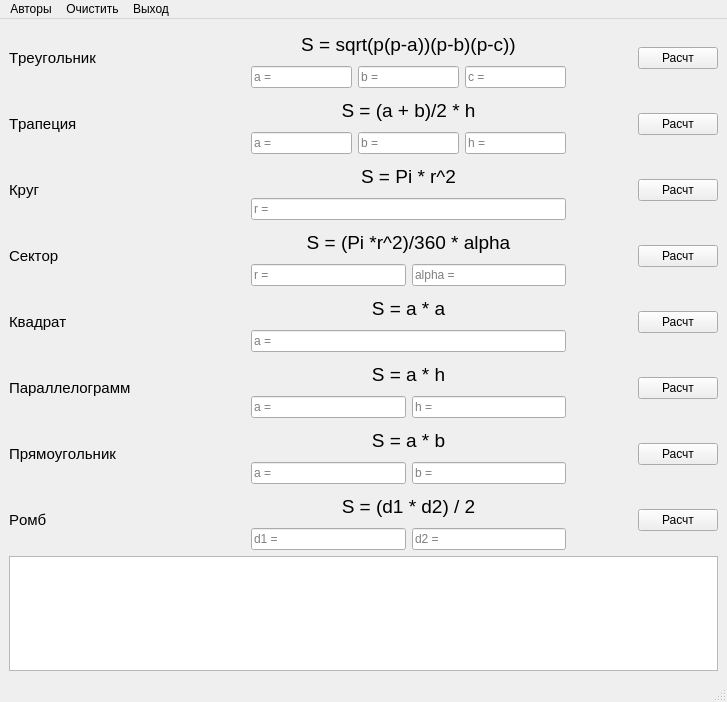
<?xml version="1.0" encoding="UTF-8"?>
<ui version="4.0">
 <class>MainWindow</class>
 <widget class="QMainWindow" name="MainWindow">
  <property name="geometry">
   <rect>
    <x>0</x>
    <y>0</y>
    <width>727</width>
    <height>702</height>
   </rect>
  </property>
  <property name="sizePolicy">
   <sizepolicy hsizetype="MinimumExpanding" vsizetype="Preferred">
    <horstretch>0</horstretch>
    <verstretch>0</verstretch>
   </sizepolicy>
  </property>
  <property name="windowTitle">
   <string>MainWindow</string>
  </property>
  <property name="inputMethodHints">
   <set>Qt::ImhNone</set>
  </property>
  <widget class="QWidget" name="centralwidget">
   <property name="sizePolicy">
    <sizepolicy hsizetype="Expanding" vsizetype="Expanding">
     <horstretch>0</horstretch>
     <verstretch>0</verstretch>
    </sizepolicy>
   </property>
   <property name="autoFillBackground">
    <bool>false</bool>
   </property>
   <layout class="QVBoxLayout" name="verticalLayout_11">
    <item>
     <layout class="QVBoxLayout" name="verticalLayout_4" stretch="10,10,10,10,10,10,10,10">
      <property name="sizeConstraint">
       <enum>QLayout::SetFixedSize</enum>
      </property>
      <item>
       <layout class="QHBoxLayout" name="horizontalLayout_10" stretch="30,40,0,0">
        <item>
         <widget class="QLabel" name="label_25">
          <property name="font">
           <font>
            <family>Arial</family>
            <pointsize>11</pointsize>
            <kerning>false</kerning>
           </font>
          </property>
          <property name="text">
           <string>Треугольник</string>
          </property>
          <property name="textFormat">
           <enum>Qt::AutoText</enum>
          </property>
          <property name="alignment">
           <set>Qt::AlignLeading|Qt::AlignLeft|Qt::AlignVCenter</set>
          </property>
         </widget>
        </item>
        <item>
         <layout class="QVBoxLayout" name="verticalLayout_2">
          <item>
           <widget class="QLabel" name="label_26">
            <property name="font">
             <font>
              <family>Arial</family>
              <pointsize>14</pointsize>
             </font>
            </property>
            <property name="text">
             <string>S = sqrt(p(p-a))(p-b)(p-c))</string>
            </property>
            <property name="alignment">
             <set>Qt::AlignCenter</set>
            </property>
           </widget>
          </item>
          <item>
           <layout class="QHBoxLayout" name="horizontalLayout">
            <item>
             <widget class="QLineEdit" name="lineEdit_2">
              <property name="inputMethodHints">
               <set>Qt::ImhDigitsOnly</set>
              </property>
              <property name="inputMask">
               <string notr="true"/>
              </property>
              <property name="text">
               <string notr="true"/>
              </property>
              <property name="maxLength">
               <number>32767</number>
              </property>
              <property name="placeholderText">
               <string>a =</string>
              </property>
             </widget>
            </item>
            <item>
             <widget class="QLineEdit" name="lineEdit_3">
              <property name="inputMethodHints">
               <set>Qt::ImhDigitsOnly</set>
              </property>
              <property name="inputMask">
               <string/>
              </property>
              <property name="text">
               <string/>
              </property>
              <property name="placeholderText">
               <string>b =</string>
              </property>
             </widget>
            </item>
            <item>
             <widget class="QLineEdit" name="lineEdit">
              <property name="inputMethodHints">
               <set>Qt::ImhDigitsOnly</set>
              </property>
              <property name="inputMask">
               <string notr="true"/>
              </property>
              <property name="text">
               <string/>
              </property>
              <property name="placeholderText">
               <string>c =</string>
              </property>
             </widget>
            </item>
           </layout>
          </item>
         </layout>
        </item>
        <item>
         <widget class="QLabel" name="label">
          <property name="minimumSize">
           <size>
            <width>60</width>
            <height>60</height>
           </size>
          </property>
          <property name="maximumSize">
           <size>
            <width>60</width>
            <height>60</height>
           </size>
          </property>
          <property name="baseSize">
           <size>
            <width>60</width>
            <height>60</height>
           </size>
          </property>
          <property name="text">
           <string/>
          </property>
          <property name="pixmap">
           <pixmap>../res/trng.jpg</pixmap>
          </property>
          <property name="scaledContents">
           <bool>true</bool>
          </property>
         </widget>
        </item>
        <item>
         <widget class="QPushButton" name="pushButton_9">
          <property name="text">
           <string>Расчт</string>
          </property>
         </widget>
        </item>
       </layout>
      </item>
      <item>
       <layout class="QHBoxLayout" name="horizontalLayout_11" stretch="30,40,0,0">
        <item>
         <widget class="QLabel" name="label_28">
          <property name="font">
           <font>
            <family>Arial</family>
            <pointsize>11</pointsize>
            <kerning>false</kerning>
           </font>
          </property>
          <property name="text">
           <string>Трапеция</string>
          </property>
          <property name="textFormat">
           <enum>Qt::AutoText</enum>
          </property>
          <property name="alignment">
           <set>Qt::AlignLeading|Qt::AlignLeft|Qt::AlignVCenter</set>
          </property>
         </widget>
        </item>
        <item>
         <layout class="QVBoxLayout" name="verticalLayout_3">
          <item>
           <widget class="QLabel" name="label_29">
            <property name="font">
             <font>
              <family>Arial</family>
              <pointsize>14</pointsize>
             </font>
            </property>
            <property name="text">
             <string>S = (a + b)/2 * h</string>
            </property>
            <property name="alignment">
             <set>Qt::AlignCenter</set>
            </property>
           </widget>
          </item>
          <item>
           <layout class="QHBoxLayout" name="horizontalLayout_2">
            <item>
             <widget class="QLineEdit" name="lineEdit_4">
              <property name="inputMethodHints">
               <set>Qt::ImhDigitsOnly</set>
              </property>
              <property name="inputMask">
               <string notr="true"/>
              </property>
              <property name="text">
               <string notr="true"/>
              </property>
              <property name="maxLength">
               <number>32767</number>
              </property>
              <property name="placeholderText">
               <string>a =</string>
              </property>
             </widget>
            </item>
            <item>
             <widget class="QLineEdit" name="lineEdit_5">
              <property name="inputMethodHints">
               <set>Qt::ImhDigitsOnly</set>
              </property>
              <property name="inputMask">
               <string/>
              </property>
              <property name="text">
               <string/>
              </property>
              <property name="placeholderText">
               <string>b =</string>
              </property>
             </widget>
            </item>
            <item>
             <widget class="QLineEdit" name="lineEdit_6">
              <property name="inputMethodHints">
               <set>Qt::ImhDigitsOnly</set>
              </property>
              <property name="inputMask">
               <string/>
              </property>
              <property name="text">
               <string/>
              </property>
              <property name="placeholderText">
               <string>h =</string>
              </property>
             </widget>
            </item>
           </layout>
          </item>
         </layout>
        </item>
        <item>
         <widget class="QLabel" name="label_2">
          <property name="minimumSize">
           <size>
            <width>60</width>
            <height>60</height>
           </size>
          </property>
          <property name="maximumSize">
           <size>
            <width>60</width>
            <height>60</height>
           </size>
          </property>
          <property name="text">
           <string/>
          </property>
          <property name="pixmap">
           <pixmap>../res/trp.png</pixmap>
          </property>
          <property name="scaledContents">
           <bool>true</bool>
          </property>
         </widget>
        </item>
        <item>
         <widget class="QPushButton" name="pushButton_10">
          <property name="text">
           <string>Расчт</string>
          </property>
         </widget>
        </item>
       </layout>
      </item>
      <item>
       <layout class="QHBoxLayout" name="horizontalLayout_12" stretch="30,40,0,0">
        <item>
         <widget class="QLabel" name="label_31">
          <property name="font">
           <font>
            <family>Arial</family>
            <pointsize>11</pointsize>
            <kerning>false</kerning>
           </font>
          </property>
          <property name="text">
           <string>Круг</string>
          </property>
          <property name="textFormat">
           <enum>Qt::AutoText</enum>
          </property>
          <property name="alignment">
           <set>Qt::AlignLeading|Qt::AlignLeft|Qt::AlignVCenter</set>
          </property>
         </widget>
        </item>
        <item>
         <layout class="QVBoxLayout" name="verticalLayout_5">
          <item>
           <widget class="QLabel" name="label_32">
            <property name="font">
             <font>
              <family>Arial</family>
              <pointsize>14</pointsize>
             </font>
            </property>
            <property name="text">
             <string>S = Pi * r^2</string>
            </property>
            <property name="alignment">
             <set>Qt::AlignCenter</set>
            </property>
           </widget>
          </item>
          <item>
           <layout class="QHBoxLayout" name="horizontalLayout_3">
            <item>
             <widget class="QLineEdit" name="lineEdit_7">
              <property name="inputMethodHints">
               <set>Qt::ImhDigitsOnly</set>
              </property>
              <property name="inputMask">
               <string notr="true"/>
              </property>
              <property name="text">
               <string notr="true"/>
              </property>
              <property name="maxLength">
               <number>32767</number>
              </property>
              <property name="placeholderText">
               <string>r =</string>
              </property>
             </widget>
            </item>
           </layout>
          </item>
         </layout>
        </item>
        <item>
         <widget class="QLabel" name="label_3">
          <property name="minimumSize">
           <size>
            <width>60</width>
            <height>60</height>
           </size>
          </property>
          <property name="maximumSize">
           <size>
            <width>60</width>
            <height>60</height>
           </size>
          </property>
          <property name="text">
           <string/>
          </property>
          <property name="pixmap">
           <pixmap>../res/cir.jpg</pixmap>
          </property>
          <property name="scaledContents">
           <bool>true</bool>
          </property>
         </widget>
        </item>
        <item>
         <widget class="QPushButton" name="pushButton_11">
          <property name="text">
           <string>Расчт</string>
          </property>
         </widget>
        </item>
       </layout>
      </item>
      <item>
       <layout class="QHBoxLayout" name="horizontalLayout_13" stretch="30,40,0,0">
        <item>
         <widget class="QLabel" name="label_34">
          <property name="font">
           <font>
            <family>Arial</family>
            <pointsize>11</pointsize>
            <kerning>false</kerning>
           </font>
          </property>
          <property name="text">
           <string>Сектор</string>
          </property>
          <property name="textFormat">
           <enum>Qt::AutoText</enum>
          </property>
          <property name="alignment">
           <set>Qt::AlignLeading|Qt::AlignLeft|Qt::AlignVCenter</set>
          </property>
         </widget>
        </item>
        <item>
         <layout class="QVBoxLayout" name="verticalLayout_6">
          <item>
           <widget class="QLabel" name="label_35">
            <property name="font">
             <font>
              <family>Arial</family>
              <pointsize>14</pointsize>
             </font>
            </property>
            <property name="text">
             <string>S = (Pi *r^2)/360 * alpha</string>
            </property>
            <property name="alignment">
             <set>Qt::AlignCenter</set>
            </property>
           </widget>
          </item>
          <item>
           <layout class="QHBoxLayout" name="horizontalLayout_4">
            <item>
             <widget class="QLineEdit" name="lineEdit_8">
              <property name="inputMethodHints">
               <set>Qt::ImhDigitsOnly</set>
              </property>
              <property name="inputMask">
               <string notr="true"/>
              </property>
              <property name="text">
               <string notr="true"/>
              </property>
              <property name="maxLength">
               <number>32767</number>
              </property>
              <property name="placeholderText">
               <string>r =</string>
              </property>
             </widget>
            </item>
            <item>
             <widget class="QLineEdit" name="lineEdit_9">
              <property name="inputMethodHints">
               <set>Qt::ImhDigitsOnly</set>
              </property>
              <property name="inputMask">
               <string/>
              </property>
              <property name="text">
               <string/>
              </property>
              <property name="placeholderText">
               <string>alpha =</string>
              </property>
             </widget>
            </item>
           </layout>
          </item>
         </layout>
        </item>
        <item>
         <widget class="QLabel" name="label_4">
          <property name="minimumSize">
           <size>
            <width>60</width>
            <height>60</height>
           </size>
          </property>
          <property name="maximumSize">
           <size>
            <width>60</width>
            <height>60</height>
           </size>
          </property>
          <property name="text">
           <string/>
          </property>
          <property name="pixmap">
           <pixmap>../res/cect.jpg</pixmap>
          </property>
          <property name="scaledContents">
           <bool>true</bool>
          </property>
         </widget>
        </item>
        <item>
         <widget class="QPushButton" name="pushButton_12">
          <property name="text">
           <string>Расчт</string>
          </property>
         </widget>
        </item>
       </layout>
      </item>
      <item>
       <layout class="QHBoxLayout" name="horizontalLayout_14" stretch="30,40,0,0">
        <item>
         <widget class="QLabel" name="label_37">
          <property name="font">
           <font>
            <family>Arial</family>
            <pointsize>11</pointsize>
            <kerning>false</kerning>
           </font>
          </property>
          <property name="text">
           <string>Квадрат</string>
          </property>
          <property name="textFormat">
           <enum>Qt::AutoText</enum>
          </property>
          <property name="alignment">
           <set>Qt::AlignLeading|Qt::AlignLeft|Qt::AlignVCenter</set>
          </property>
         </widget>
        </item>
        <item>
         <layout class="QVBoxLayout" name="verticalLayout_7">
          <item>
           <widget class="QLabel" name="label_38">
            <property name="font">
             <font>
              <family>Arial</family>
              <pointsize>14</pointsize>
             </font>
            </property>
            <property name="text">
             <string>S = a * a</string>
            </property>
            <property name="alignment">
             <set>Qt::AlignCenter</set>
            </property>
           </widget>
          </item>
          <item>
           <layout class="QHBoxLayout" name="horizontalLayout_5">
            <item>
             <widget class="QLineEdit" name="lineEdit_10">
              <property name="inputMethodHints">
               <set>Qt::ImhDigitsOnly</set>
              </property>
              <property name="inputMask">
               <string notr="true"/>
              </property>
              <property name="text">
               <string notr="true"/>
              </property>
              <property name="maxLength">
               <number>32767</number>
              </property>
              <property name="placeholderText">
               <string>a =</string>
              </property>
             </widget>
            </item>
           </layout>
          </item>
         </layout>
        </item>
        <item>
         <widget class="QLabel" name="label_5">
          <property name="minimumSize">
           <size>
            <width>60</width>
            <height>60</height>
           </size>
          </property>
          <property name="maximumSize">
           <size>
            <width>60</width>
            <height>60</height>
           </size>
          </property>
          <property name="text">
           <string/>
          </property>
          <property name="pixmap">
           <pixmap>../res/sq.jpg</pixmap>
          </property>
          <property name="scaledContents">
           <bool>true</bool>
          </property>
         </widget>
        </item>
        <item>
         <widget class="QPushButton" name="pushButton_13">
          <property name="text">
           <string>Расчт</string>
          </property>
         </widget>
        </item>
       </layout>
      </item>
      <item>
       <layout class="QHBoxLayout" name="horizontalLayout_15" stretch="30,40,0,0">
        <item>
         <widget class="QLabel" name="label_40">
          <property name="font">
           <font>
            <family>Arial</family>
            <pointsize>11</pointsize>
            <kerning>false</kerning>
           </font>
          </property>
          <property name="text">
           <string>Параллелограмм</string>
          </property>
          <property name="textFormat">
           <enum>Qt::AutoText</enum>
          </property>
          <property name="alignment">
           <set>Qt::AlignLeading|Qt::AlignLeft|Qt::AlignVCenter</set>
          </property>
         </widget>
        </item>
        <item>
         <layout class="QVBoxLayout" name="verticalLayout_8">
          <item>
           <widget class="QLabel" name="label_41">
            <property name="font">
             <font>
              <family>Arial</family>
              <pointsize>14</pointsize>
             </font>
            </property>
            <property name="text">
             <string>S = a * h</string>
            </property>
            <property name="alignment">
             <set>Qt::AlignCenter</set>
            </property>
           </widget>
          </item>
          <item>
           <layout class="QHBoxLayout" name="horizontalLayout_6">
            <item>
             <widget class="QLineEdit" name="lineEdit_11">
              <property name="inputMethodHints">
               <set>Qt::ImhDigitsOnly</set>
              </property>
              <property name="inputMask">
               <string notr="true"/>
              </property>
              <property name="text">
               <string notr="true"/>
              </property>
              <property name="maxLength">
               <number>32767</number>
              </property>
              <property name="placeholderText">
               <string>a =</string>
              </property>
             </widget>
            </item>
            <item>
             <widget class="QLineEdit" name="lineEdit_12">
              <property name="inputMethodHints">
               <set>Qt::ImhDigitsOnly</set>
              </property>
              <property name="inputMask">
               <string/>
              </property>
              <property name="text">
               <string/>
              </property>
              <property name="placeholderText">
               <string>h =</string>
              </property>
             </widget>
            </item>
           </layout>
          </item>
         </layout>
        </item>
        <item>
         <widget class="QLabel" name="label_6">
          <property name="minimumSize">
           <size>
            <width>60</width>
            <height>60</height>
           </size>
          </property>
          <property name="maximumSize">
           <size>
            <width>60</width>
            <height>60</height>
           </size>
          </property>
          <property name="baseSize">
           <size>
            <width>60</width>
            <height>60</height>
           </size>
          </property>
          <property name="text">
           <string/>
          </property>
          <property name="pixmap">
           <pixmap>../res/par.jpg</pixmap>
          </property>
          <property name="scaledContents">
           <bool>true</bool>
          </property>
         </widget>
        </item>
        <item>
         <widget class="QPushButton" name="pushButton_14">
          <property name="text">
           <string>Расчт</string>
          </property>
         </widget>
        </item>
       </layout>
      </item>
      <item>
       <layout class="QHBoxLayout" name="horizontalLayout_16" stretch="30,40,0,0">
        <item>
         <widget class="QLabel" name="label_43">
          <property name="font">
           <font>
            <family>Arial</family>
            <pointsize>11</pointsize>
            <kerning>false</kerning>
           </font>
          </property>
          <property name="text">
           <string>Прямоугольник</string>
          </property>
          <property name="textFormat">
           <enum>Qt::AutoText</enum>
          </property>
          <property name="alignment">
           <set>Qt::AlignLeading|Qt::AlignLeft|Qt::AlignVCenter</set>
          </property>
         </widget>
        </item>
        <item>
         <layout class="QVBoxLayout" name="verticalLayout_9">
          <item>
           <widget class="QLabel" name="label_44">
            <property name="font">
             <font>
              <family>Arial</family>
              <pointsize>14</pointsize>
             </font>
            </property>
            <property name="text">
             <string>S = a * b</string>
            </property>
            <property name="alignment">
             <set>Qt::AlignCenter</set>
            </property>
           </widget>
          </item>
          <item>
           <layout class="QHBoxLayout" name="horizontalLayout_7">
            <item>
             <widget class="QLineEdit" name="lineEdit_13">
              <property name="inputMethodHints">
               <set>Qt::ImhDigitsOnly</set>
              </property>
              <property name="inputMask">
               <string notr="true"/>
              </property>
              <property name="text">
               <string notr="true"/>
              </property>
              <property name="maxLength">
               <number>32767</number>
              </property>
              <property name="placeholderText">
               <string>a =</string>
              </property>
             </widget>
            </item>
            <item>
             <widget class="QLineEdit" name="lineEdit_14">
              <property name="inputMethodHints">
               <set>Qt::ImhDigitsOnly</set>
              </property>
              <property name="inputMask">
               <string/>
              </property>
              <property name="text">
               <string/>
              </property>
              <property name="placeholderText">
               <string>b =</string>
              </property>
             </widget>
            </item>
           </layout>
          </item>
         </layout>
        </item>
        <item>
         <widget class="QLabel" name="label_7">
          <property name="minimumSize">
           <size>
            <width>60</width>
            <height>60</height>
           </size>
          </property>
          <property name="maximumSize">
           <size>
            <width>60</width>
            <height>60</height>
           </size>
          </property>
          <property name="text">
           <string/>
          </property>
          <property name="pixmap">
           <pixmap>../res/rec.jpg</pixmap>
          </property>
          <property name="scaledContents">
           <bool>true</bool>
          </property>
         </widget>
        </item>
        <item>
         <widget class="QPushButton" name="pushButton_15">
          <property name="text">
           <string>Расчт</string>
          </property>
         </widget>
        </item>
       </layout>
      </item>
      <item>
       <layout class="QHBoxLayout" name="horizontalLayout_17" stretch="30,40,0,0">
        <item>
         <widget class="QLabel" name="label_46">
          <property name="font">
           <font>
            <family>Arial</family>
            <pointsize>11</pointsize>
            <kerning>false</kerning>
           </font>
          </property>
          <property name="text">
           <string>Ромб</string>
          </property>
          <property name="textFormat">
           <enum>Qt::AutoText</enum>
          </property>
          <property name="alignment">
           <set>Qt::AlignLeading|Qt::AlignLeft|Qt::AlignVCenter</set>
          </property>
         </widget>
        </item>
        <item>
         <layout class="QVBoxLayout" name="verticalLayout_10">
          <item>
           <widget class="QLabel" name="label_47">
            <property name="font">
             <font>
              <family>Arial</family>
              <pointsize>14</pointsize>
             </font>
            </property>
            <property name="text">
             <string>S = (d1 * d2) / 2</string>
            </property>
            <property name="alignment">
             <set>Qt::AlignCenter</set>
            </property>
           </widget>
          </item>
          <item>
           <layout class="QHBoxLayout" name="horizontalLayout_8">
            <item>
             <widget class="QLineEdit" name="lineEdit_15">
              <property name="inputMethodHints">
               <set>Qt::ImhDigitsOnly</set>
              </property>
              <property name="inputMask">
               <string notr="true"/>
              </property>
              <property name="text">
               <string notr="true"/>
              </property>
              <property name="maxLength">
               <number>32767</number>
              </property>
              <property name="placeholderText">
               <string>d1 =</string>
              </property>
             </widget>
            </item>
            <item>
             <widget class="QLineEdit" name="lineEdit_16">
              <property name="inputMethodHints">
               <set>Qt::ImhDigitsOnly</set>
              </property>
              <property name="inputMask">
               <string/>
              </property>
              <property name="text">
               <string/>
              </property>
              <property name="placeholderText">
               <string>d2 =</string>
              </property>
             </widget>
            </item>
           </layout>
          </item>
         </layout>
        </item>
        <item>
         <widget class="QLabel" name="label_8">
          <property name="minimumSize">
           <size>
            <width>60</width>
            <height>60</height>
           </size>
          </property>
          <property name="maximumSize">
           <size>
            <width>60</width>
            <height>60</height>
           </size>
          </property>
          <property name="text">
           <string/>
          </property>
          <property name="pixmap">
           <pixmap>../res/rmb.jpg</pixmap>
          </property>
          <property name="scaledContents">
           <bool>true</bool>
          </property>
         </widget>
        </item>
        <item>
         <widget class="QPushButton" name="pushButton_16">
          <property name="text">
           <string>Расчт</string>
          </property>
         </widget>
        </item>
       </layout>
      </item>
     </layout>
    </item>
    <item>
     <widget class="QPlainTextEdit" name="plainTextEdit"/>
    </item>
   </layout>
  </widget>
  <widget class="QMenuBar" name="menubar">
   <property name="geometry">
    <rect>
     <x>0</x>
     <y>0</y>
     <width>727</width>
     <height>26</height>
    </rect>
   </property>
   <widget class="QMenu" name="menu">
    <property name="title">
     <string>Авторы</string>
    </property>
    <addaction name="action_213"/>
   </widget>
   <widget class="QMenu" name="menu_3">
    <property name="title">
     <string>Выход</string>
    </property>
    <addaction name="action"/>
   </widget>
   <widget class="QMenu" name="menu_2">
    <property name="title">
     <string>Очистить</string>
    </property>
    <addaction name="action_2"/>
   </widget>
   <addaction name="menu"/>
   <addaction name="menu_2"/>
   <addaction name="menu_3"/>
  </widget>
  <widget class="QStatusBar" name="statusbar"/>
  <action name="action_213">
   <property name="text">
    <string>Ивкина Мария ИП213</string>
   </property>
  </action>
  <action name="action">
   <property name="text">
    <string>Выход</string>
   </property>
  </action>
  <action name="action_2">
   <property name="text">
    <string>Очистить поля</string>
   </property>
  </action>
 </widget>
 <resources/>
 <connections>
  <connection>
   <sender>action</sender>
   <signal>triggered()</signal>
   <receiver>MainWindow</receiver>
   <slot>close()</slot>
   <hints>
    <hint type="sourcelabel">
     <x>-1</x>
     <y>-1</y>
    </hint>
    <hint type="destinationlabel">
     <x>280</x>
     <y>346</y>
    </hint>
   </hints>
  </connection>
  <connection>
   <sender>action_2</sender>
   <signal>triggered()</signal>
   <receiver>lineEdit</receiver>
   <slot>clear()</slot>
   <hints>
    <hint type="sourcelabel">
     <x>-1</x>
     <y>-1</y>
    </hint>
    <hint type="destinationlabel">
     <x>500</x>
     <y>85</y>
    </hint>
   </hints>
  </connection>
  <connection>
   <sender>action_2</sender>
   <signal>triggered()</signal>
   <receiver>lineEdit_2</receiver>
   <slot>clear()</slot>
   <hints>
    <hint type="sourcelabel">
     <x>-1</x>
     <y>-1</y>
    </hint>
    <hint type="destinationlabel">
     <x>295</x>
     <y>85</y>
    </hint>
   </hints>
  </connection>
  <connection>
   <sender>action_2</sender>
   <signal>triggered()</signal>
   <receiver>lineEdit_3</receiver>
   <slot>clear()</slot>
   <hints>
    <hint type="sourcelabel">
     <x>-1</x>
     <y>-1</y>
    </hint>
    <hint type="destinationlabel">
     <x>398</x>
     <y>85</y>
    </hint>
   </hints>
  </connection>
  <connection>
   <sender>action_2</sender>
   <signal>triggered()</signal>
   <receiver>lineEdit_4</receiver>
   <slot>clear()</slot>
   <hints>
    <hint type="sourcelabel">
     <x>363</x>
     <y>320</y>
    </hint>
    <hint type="destinationlabel">
     <x>295</x>
     <y>157</y>
    </hint>
   </hints>
  </connection>
  <connection>
   <sender>action_2</sender>
   <signal>triggered()</signal>
   <receiver>lineEdit_5</receiver>
   <slot>clear()</slot>
   <hints>
    <hint type="sourcelabel">
     <x>363</x>
     <y>320</y>
    </hint>
    <hint type="destinationlabel">
     <x>398</x>
     <y>157</y>
    </hint>
   </hints>
  </connection>
  <connection>
   <sender>action_2</sender>
   <signal>triggered()</signal>
   <receiver>lineEdit_6</receiver>
   <slot>clear()</slot>
   <hints>
    <hint type="sourcelabel">
     <x>363</x>
     <y>320</y>
    </hint>
    <hint type="destinationlabel">
     <x>500</x>
     <y>157</y>
    </hint>
   </hints>
  </connection>
  <connection>
   <sender>action_2</sender>
   <signal>triggered()</signal>
   <receiver>lineEdit_7</receiver>
   <slot>clear()</slot>
   <hints>
    <hint type="sourcelabel">
     <x>363</x>
     <y>320</y>
    </hint>
    <hint type="destinationlabel">
     <x>398</x>
     <y>229</y>
    </hint>
   </hints>
  </connection>
  <connection>
   <sender>action_2</sender>
   <signal>triggered()</signal>
   <receiver>lineEdit_8</receiver>
   <slot>clear()</slot>
   <hints>
    <hint type="sourcelabel">
     <x>363</x>
     <y>320</y>
    </hint>
    <hint type="destinationlabel">
     <x>295</x>
     <y>301</y>
    </hint>
   </hints>
  </connection>
  <connection>
   <sender>action_2</sender>
   <signal>triggered()</signal>
   <receiver>lineEdit_9</receiver>
   <slot>clear()</slot>
   <hints>
    <hint type="sourcelabel">
     <x>363</x>
     <y>320</y>
    </hint>
    <hint type="destinationlabel">
     <x>500</x>
     <y>301</y>
    </hint>
   </hints>
  </connection>
  <connection>
   <sender>action_2</sender>
   <signal>triggered()</signal>
   <receiver>lineEdit_10</receiver>
   <slot>clear()</slot>
   <hints>
    <hint type="sourcelabel">
     <x>363</x>
     <y>320</y>
    </hint>
    <hint type="destinationlabel">
     <x>398</x>
     <y>373</y>
    </hint>
   </hints>
  </connection>
  <connection>
   <sender>action_2</sender>
   <signal>triggered()</signal>
   <receiver>lineEdit_11</receiver>
   <slot>clear()</slot>
   <hints>
    <hint type="sourcelabel">
     <x>363</x>
     <y>320</y>
    </hint>
    <hint type="destinationlabel">
     <x>321</x>
     <y>445</y>
    </hint>
   </hints>
  </connection>
  <connection>
   <sender>action_2</sender>
   <signal>triggered()</signal>
   <receiver>lineEdit_12</receiver>
   <slot>clear()</slot>
   <hints>
    <hint type="sourcelabel">
     <x>363</x>
     <y>320</y>
    </hint>
    <hint type="destinationlabel">
     <x>475</x>
     <y>445</y>
    </hint>
   </hints>
  </connection>
  <connection>
   <sender>action_2</sender>
   <signal>triggered()</signal>
   <receiver>lineEdit_13</receiver>
   <slot>clear()</slot>
   <hints>
    <hint type="sourcelabel">
     <x>363</x>
     <y>320</y>
    </hint>
    <hint type="destinationlabel">
     <x>321</x>
     <y>517</y>
    </hint>
   </hints>
  </connection>
  <connection>
   <sender>action_2</sender>
   <signal>triggered()</signal>
   <receiver>lineEdit_14</receiver>
   <slot>clear()</slot>
   <hints>
    <hint type="sourcelabel">
     <x>363</x>
     <y>320</y>
    </hint>
    <hint type="destinationlabel">
     <x>475</x>
     <y>517</y>
    </hint>
   </hints>
  </connection>
  <connection>
   <sender>action_2</sender>
   <signal>triggered()</signal>
   <receiver>lineEdit_15</receiver>
   <slot>clear()</slot>
   <hints>
    <hint type="sourcelabel">
     <x>363</x>
     <y>320</y>
    </hint>
    <hint type="destinationlabel">
     <x>321</x>
     <y>589</y>
    </hint>
   </hints>
  </connection>
  <connection>
   <sender>action_2</sender>
   <signal>triggered()</signal>
   <receiver>lineEdit_16</receiver>
   <slot>clear()</slot>
   <hints>
    <hint type="sourcelabel">
     <x>363</x>
     <y>320</y>
    </hint>
    <hint type="destinationlabel">
     <x>475</x>
     <y>589</y>
    </hint>
   </hints>
  </connection>
 </connections>
</ui>
